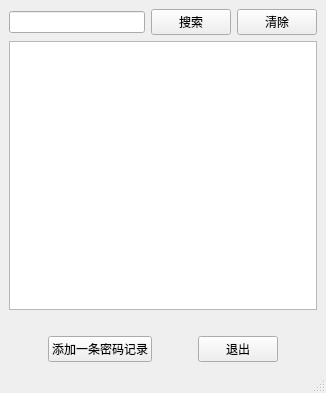
<?xml version="1.0" encoding="UTF-8"?>
<ui version="4.0">
 <class>Passwordmanager_Window</class>
 <widget class="QMainWindow" name="Passwordmanager_Window">
  <property name="geometry">
   <rect>
    <x>0</x>
    <y>0</y>
    <width>326</width>
    <height>393</height>
   </rect>
  </property>
  <property name="windowTitle">
   <string>Passwordmanager_Window</string>
  </property>
  <widget class="QWidget" name="centralwidget">
   <layout class="QVBoxLayout" name="verticalLayout_2">
    <item>
     <layout class="QVBoxLayout" name="verticalLayout">
      <item>
       <layout class="QHBoxLayout" name="horizontalLayout">
        <item>
         <widget class="QLineEdit" name="search_lineEdit"/>
        </item>
        <item>
         <widget class="QPushButton" name="search_Button">
          <property name="text">
           <string>搜索</string>
          </property>
         </widget>
        </item>
        <item>
         <widget class="QPushButton" name="clear_Button">
          <property name="text">
           <string>清除</string>
          </property>
         </widget>
        </item>
       </layout>
      </item>
      <item>
       <widget class="QTableView" name="passwordmanager_record_table"/>
      </item>
      <item>
       <widget class="QLabel" name="display_label">
        <property name="text">
         <string/>
        </property>
       </widget>
      </item>
      <item>
       <layout class="QHBoxLayout" name="horizontalLayout_2">
        <item>
         <spacer name="horizontalSpacer">
          <property name="orientation">
           <enum>Qt::Orientation::Horizontal</enum>
          </property>
          <property name="sizeHint" stdset="0">
           <size>
            <width>40</width>
            <height>20</height>
           </size>
          </property>
         </spacer>
        </item>
        <item>
         <widget class="QPushButton" name="add_record_Button">
          <property name="text">
           <string>添加一条密码记录</string>
          </property>
         </widget>
        </item>
        <item>
         <spacer name="horizontalSpacer_2">
          <property name="orientation">
           <enum>Qt::Orientation::Horizontal</enum>
          </property>
          <property name="sizeHint" stdset="0">
           <size>
            <width>40</width>
            <height>20</height>
           </size>
          </property>
         </spacer>
        </item>
        <item>
         <widget class="QPushButton" name="exit_Button">
          <property name="text">
           <string>退出</string>
          </property>
         </widget>
        </item>
        <item>
         <spacer name="horizontalSpacer_3">
          <property name="orientation">
           <enum>Qt::Orientation::Horizontal</enum>
          </property>
          <property name="sizeHint" stdset="0">
           <size>
            <width>40</width>
            <height>20</height>
           </size>
          </property>
         </spacer>
        </item>
       </layout>
      </item>
     </layout>
    </item>
   </layout>
  </widget>
  <widget class="QMenuBar" name="menubar">
   <property name="geometry">
    <rect>
     <x>0</x>
     <y>0</y>
     <width>326</width>
     <height>33</height>
    </rect>
   </property>
  </widget>
  <widget class="QStatusBar" name="statusbar"/>
 </widget>
 <resources/>
 <connections/>
</ui>
